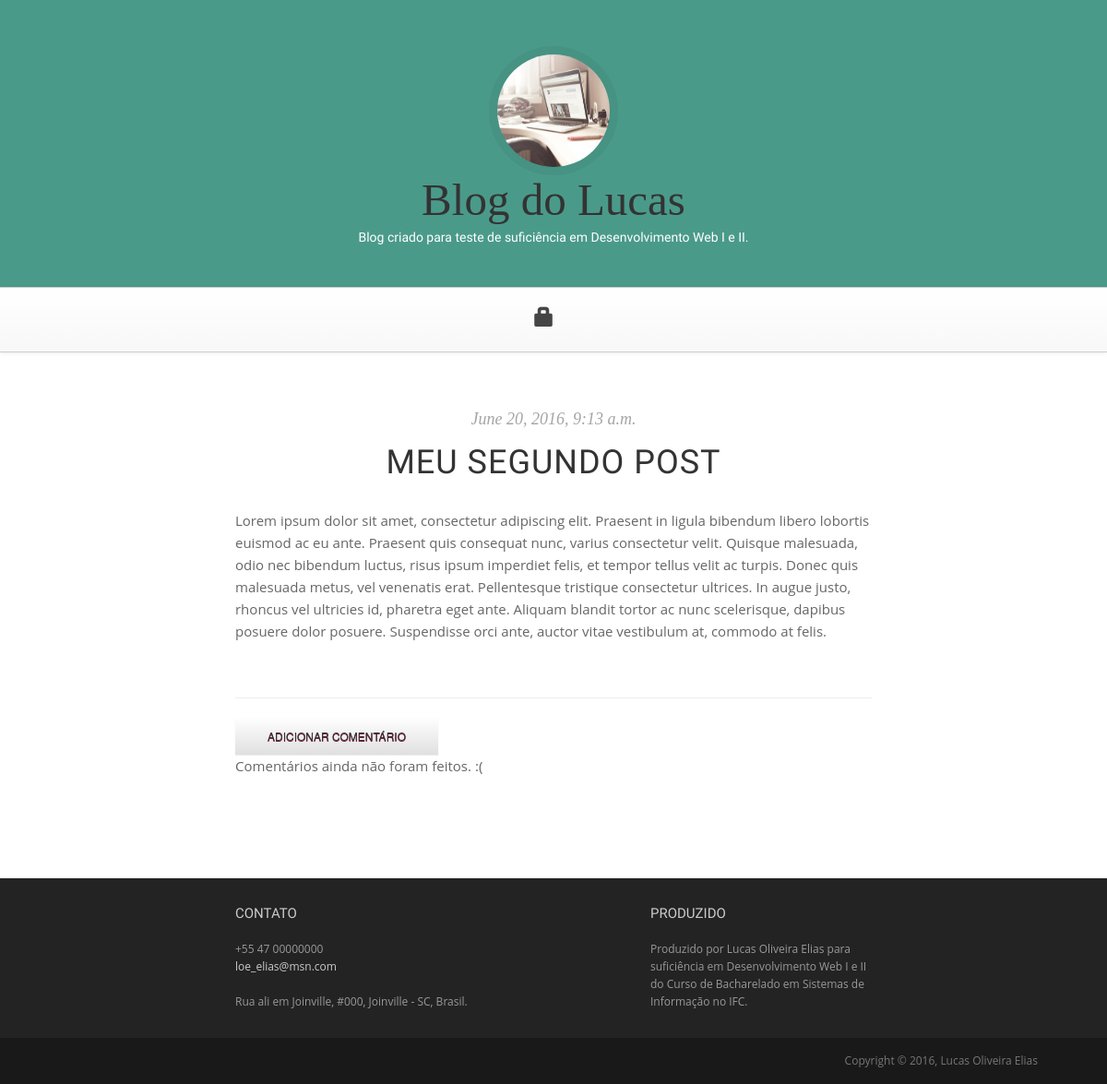
The app's page /post/2/ with its own data.
### blog/models.py (models this page shows, shortened)
class Post(models.Model):
    autor = models.ForeignKey('auth.User')
    titulo = models.CharField(max_length=200)
    texto = models.TextField()
    data_criacao = models.DateTimeField(
        default=timezone.now)
    data_publicacao = models.DateTimeField(
        blank=True, null=True)

### blog/views.py (the view)
# urls.py: url(r'^post/(?P<pk>\d+)/$', views.post_detail, name='post_detail'),
def post_detail(request, pk):
    post = get_object_or_404(Post, pk=pk)
    return render(request, 'blog/post_detail.html', {'post': post})

### blog/templates/blog/post_detail.html (shortened to what this page needs)
{% extends 'blog/base.html' %}
{% block content %}
  <article class="post">
    {% if post.data_publicacao %}
      <header class="entry-header">
        <div class="entry-meta">
          <span class="posted-on">
            <time class="entry-date published">
              {{ post.data_publicacao }}
            </time>
          </span>
        </div>
        <h1 class="entry-title">
          {{ post.titulo }}
        </h1>
      </header>
      {% else %}
        <a class="btn btn-default" href="{% url 'post_publish' pk=post.pk %}">Publicar</a>
      {% endif %}
      <article class="entry-content">
        <p>{{ post.texto|linebreaks }}</p>
      </article>
  <hr>
  <article>
    <a class="btn btn-default" href="{% url 'add_comentario_to_post' pk=post.pk %}"> Adicionar Comentário</a>
    {% for comentario in post.comentarios.all %}
      {% if user.is_authenticated or comentario.comentario_aprovado %}
        <article class="comentario">
          <article class="date">
            {{ comentario.data_criacao }}
            {% if not comentario.comentario_aprovado %}
              <a class="btn btn-default" href="{% url 'comentario_remover' pk=comentario.pk %}"><span class="glyphicon glyphicon-remove"></span></a>
              <a class="btn btn-default" href="{% url 'comentario_aprovado' pk=comentario.pk %}"><span class="glyphicon glyphicon-ok"></span></a>
            {% endif %}
          </article>
          <strong>{{ comentario.autor }}</strong>
          <p>{{ comentario.texto|linebreaks }}</p>
      </article>
  {% endif %}
  {% empty %}
  <p>
    Comentários ainda não foram feitos. :(
  </p>
{% endfor %}
{% endblock %}

### blog/static/css/blog.css (style rules this page uses)
html { font-size: 100%; }
body { font-size: 15px; font-size: 0.9375rem; font-family: "Open sans", Helvetica, Arial, sans-serif; color: #666666; padding: 0; }
p { line-height: 1.6em; margin: 0 0 30px 0; }
h1, h2, h3, h4, h5, h6, .h1, .h2, .h3, .h4, .h5, .h6 { font-family: "Open sans", Helvetica, Arial, sans-serif; font-weight: 400; color: #333333; }
h1 { font-size: 40px; font-size: 2.5rem; }
a { color: #bd1550; }
.btn { font-size: 12px; font-size: 0.75rem; text-decoration: none; text-transform: uppercase; font-family: "Helvetica Neue", Helvetica, Arial, sans-serif; color: #333; -webkit-border-radius: 0px; -webkit-background-clip: padding-box; -moz-border-radius: 0px; -moz-background-clip: padding; border-radius: 0px; background-clip: padding-box; -webkit-transition-property: all; -moz-transition-property: all; -o-transition-property: all; -ms-transition-property: all; transition-property: all; -webkit-transition-duration: 0.2s; -moz-transition-duration: 0.2s; -o-transition-duration: 0.2s; transition-duration: 0.2s; border: 0 none; padding: 12px 35px; text-shadow: 0 1px 0px #780d33; }
.section-title, .entry-title { display: block; width: 100%; overflow: hidden; margin: 0px 0 25px; text-align: center; font-weight: 300; text-transform: uppercase; font-size: 36px; font-size: 2.25rem; letter-spacing: 1px; }
.entry-header .entry-meta { text-align: center; font-family: Georgia, serif; font-size: 18px; font-size: 1.125rem; font-style: italic; font-weight: normal; color: #a5a5a5; margin: 0 0 15px 0; }
.entry-content { margin: 0 0 60px 0; }
h1, h2, h3, h4 { font-family: 'Lobster', cursive; }
.post { margin-bottom: 70px; }

### records on screen
Post: data_publicacao "June 20, 2016, 9:13 a.m.", titulo "MEU SEGUNDO POST", texto "Lorem ipsum dolor sit amet, consectetur adipiscing elit. Praesent in ligula bibendum libero lobortis euismod ac eu ante. Praesent quis consequat nunc, varius consectetur velit. Quisque malesuada, odio nec bibendum luctus, risus ipsum imperdiet felis, et tempor tellus velit ac turpis. Donec quis malesuada metus, vel venenatis erat. Pellentesque tristique consectetur ultrices. In augue justo, rhoncus vel ultricies id, pharetra eget ante. Aliquam blandit tortor ac nunc scelerisque, dapibus posuere dolor posuere. Suspendisse orci ante, auctor vitae vestibulum at, commodo at felis."
